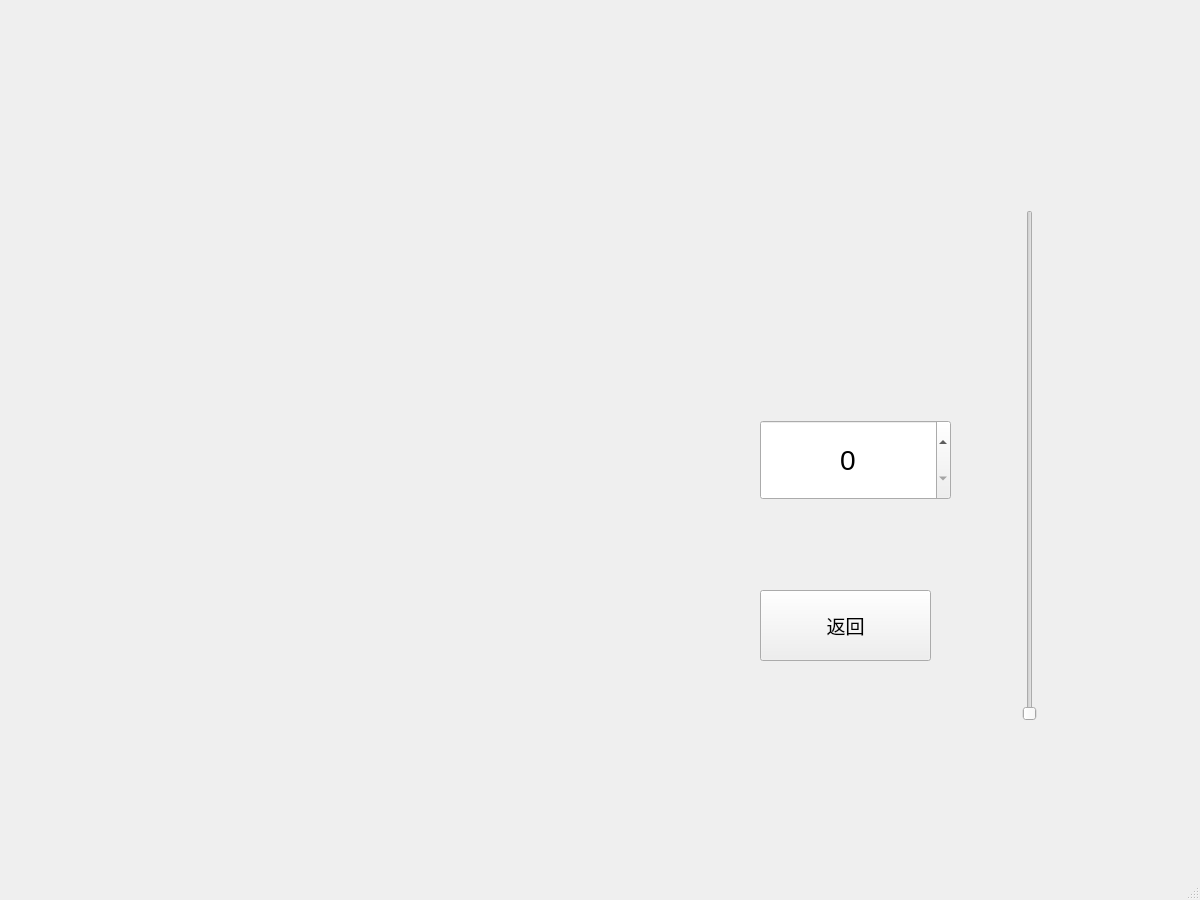
<?xml version="1.0" encoding="UTF-8"?>
<ui version="4.0">
 <class>fupan</class>
 <widget class="QMainWindow" name="fupan">
  <property name="geometry">
   <rect>
    <x>0</x>
    <y>0</y>
    <width>1200</width>
    <height>900</height>
   </rect>
  </property>
  <property name="minimumSize">
   <size>
    <width>1200</width>
    <height>900</height>
   </size>
  </property>
  <property name="maximumSize">
   <size>
    <width>1200</width>
    <height>900</height>
   </size>
  </property>
  <property name="windowTitle">
   <string>MainWindow</string>
  </property>
  <property name="animated">
   <bool>true</bool>
  </property>
  <widget class="QWidget" name="centralwidget">
   <widget class="QSpinBox" name="spinBox">
    <property name="geometry">
     <rect>
      <x>760</x>
      <y>420</y>
      <width>191</width>
      <height>80</height>
     </rect>
    </property>
    <property name="font">
     <font>
      <family>Arial</family>
      <pointsize>21</pointsize>
     </font>
    </property>
    <property name="styleSheet">
     <string notr="true">background-image: url(:/new1/p2~1.jpg);
</string>
    </property>
    <property name="alignment">
     <set>Qt::AlignCenter</set>
    </property>
    <property name="maximum">
     <number>225</number>
    </property>
   </widget>
   <widget class="QSlider" name="verticalSlider">
    <property name="geometry">
     <rect>
      <x>1000</x>
      <y>210</y>
      <width>60</width>
      <height>511</height>
     </rect>
    </property>
    <property name="minimumSize">
     <size>
      <width>60</width>
      <height>200</height>
     </size>
    </property>
    <property name="styleSheet">
     <string notr="true"/>
    </property>
    <property name="orientation">
     <enum>Qt::Vertical</enum>
    </property>
   </widget>
   <widget class="QPushButton" name="pushButton">
    <property name="geometry">
     <rect>
      <x>760</x>
      <y>590</y>
      <width>171</width>
      <height>71</height>
     </rect>
    </property>
    <property name="font">
     <font>
      <family>Arial</family>
      <pointsize>14</pointsize>
     </font>
    </property>
    <property name="text">
     <string>返回</string>
    </property>
   </widget>
  </widget>
  <widget class="QMenuBar" name="menubar">
   <property name="geometry">
    <rect>
     <x>0</x>
     <y>0</y>
     <width>1200</width>
     <height>26</height>
    </rect>
   </property>
  </widget>
  <widget class="QStatusBar" name="statusbar"/>
 </widget>
 <resources/>
 <connections>
  <connection>
   <sender>verticalSlider</sender>
   <signal>valueChanged(int)</signal>
   <receiver>spinBox</receiver>
   <slot>setValue(int)</slot>
   <hints>
    <hint type="sourcelabel">
     <x>1838</x>
     <y>795</y>
    </hint>
    <hint type="destinationlabel">
     <x>1688</x>
     <y>792</y>
    </hint>
   </hints>
  </connection>
  <connection>
   <sender>spinBox</sender>
   <signal>valueChanged(int)</signal>
   <receiver>verticalSlider</receiver>
   <slot>setValue(int)</slot>
   <hints>
    <hint type="sourcelabel">
     <x>1652</x>
     <y>757</y>
    </hint>
    <hint type="destinationlabel">
     <x>1860</x>
     <y>745</y>
    </hint>
   </hints>
  </connection>
 </connections>
 <slots>
  <slot>slot1()</slot>
 </slots>
</ui>
